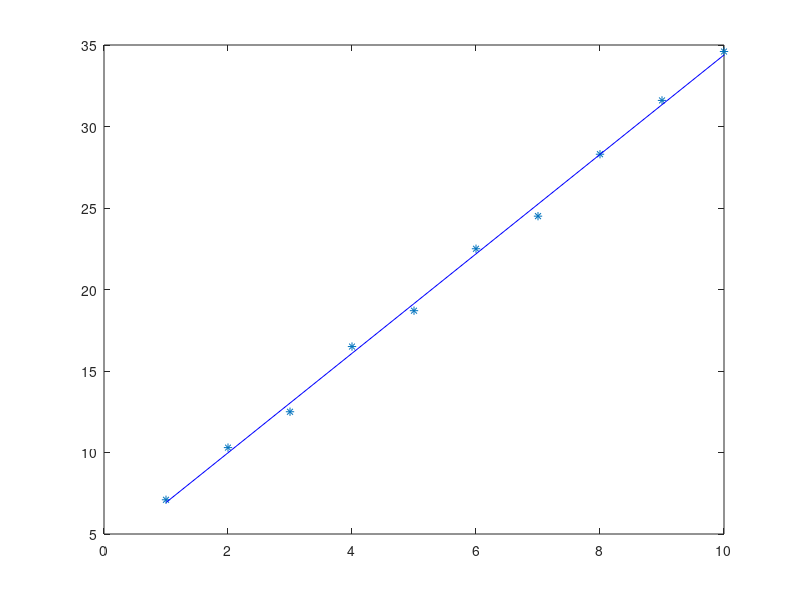

MATLAB code for this plot:
%%%%%%%%%%%%%%%%%%%%%%%%%%%%%%%%%%%%%%%%%%%%%%%%%
%Exercise 4.4.3 1
%Antonio Peters
%%%%%%%%%%%%%%%%%%%%%%%%%%%%%%%%%%%%%%%%%%%%%%%%%

Y   = [7.1    10.3  12.5    16.5    18.7    22.5    24.5    28.3    31.6    34.6]';
t   = 1:1:10;
T   = [t'   ones(length(t),1)];
    
C   = T\Y

f = C(1)*t + C(2);

plot(t,Y,'*',t,f,'b');